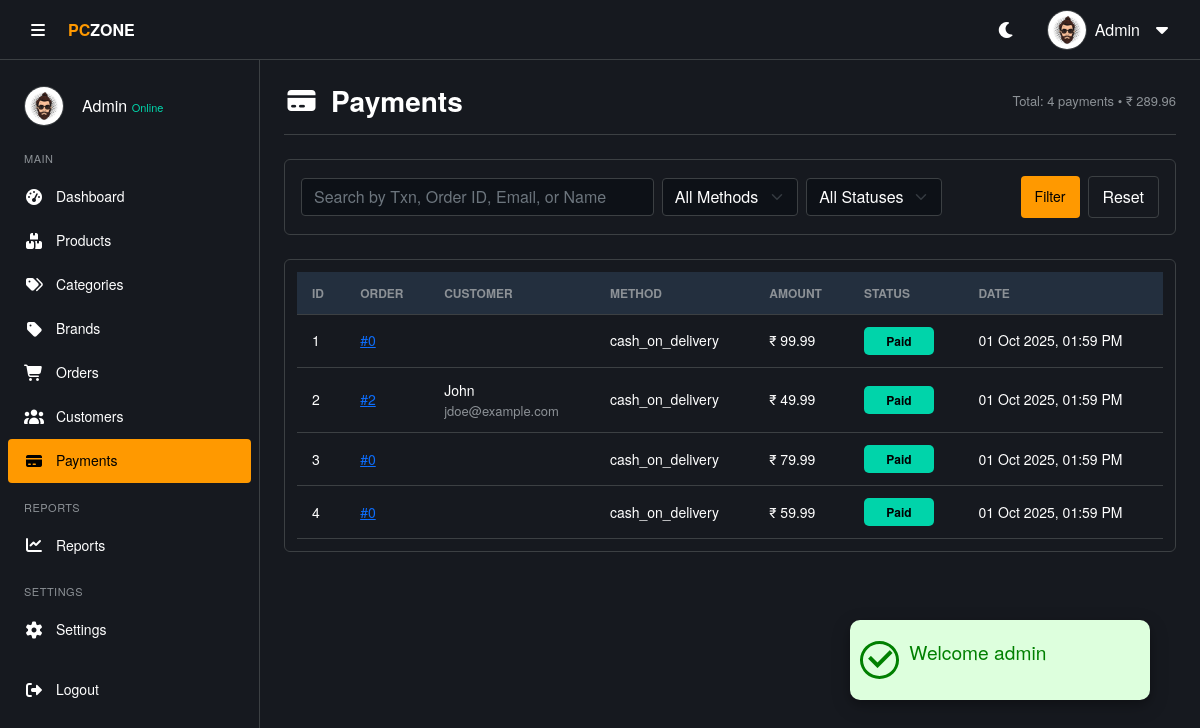
The page /admin/payment.php (signed in) on the database its author committed.
### tables this page shows
CREATE TABLE IF NOT EXISTS payments (
    payment_id INT AUTO_INCREMENT PRIMARY KEY,
    order_id INT NOT NULL,
    payment_method ENUM('cash_on_delivery','credit_card','debit_card','upi') NOT NULL,
    transaction_id VARCHAR(150) DEFAULT NULL,
    amount DECIMAL(10,2) NOT NULL,
    currency VARCHAR(10) DEFAULT 'INR',
    payment_status ENUM('Pending','Paid','Failed','Refunded') DEFAULT 'Pending',
    paid_at DATETIME DEFAULT NULL,
    created_at DATETIME DEFAULT CURRENT_TIMESTAMP,
    FOREIGN KEY (order_id) REFERENCES orders(order_id) ON DELETE CASCADE
);

CREATE TABLE IF NOT EXISTS users (
    user_id INT AUTO_INCREMENT PRIMARY KEY,
    username VARCHAR(150),
    email VARCHAR(100) UNIQUE NOT NULL,
    password VARCHAR(255) NOT NULL,
    date_of_birth DATE DEFAULT NULL,
    gender ENUM('Male','Female','Other') DEFAULT NULL,
    phone VARCHAR(20),
    email_verified BOOLEAN DEFAULT FALSE,
    role ENUM('admin','user') NOT NULL DEFAULT 'user',
    status ENUM('active','inactive') DEFAULT 'active',
    last_login DATETIME DEFAULT NULL,
    created_at TIMESTAMP DEFAULT CURRENT_TIMESTAMP,
    updated_at TIMESTAMP DEFAULT CURRENT_TIMESTAMP ON UPDATE CURRENT_TIMESTAMP
);

### includes/functions.php (called while the page is built, shortened)
<?php
function e($v)
{
  return htmlspecialchars($v ?? '');
}

### admin/payment.php (the view, shortened to what this page needs)
<?php
require('../includes/functions.php');
$q = trim($_GET['q'] ?? '');
$whereConditions = [];
$whereClause = !empty($whereConditions) ? 'WHERE ' . implode(' AND ', $whereConditions) : '';
$totalsQuery = "SELECT COUNT(p.payment_id) AS total_count, COALESCE(SUM(p.amount), 0) AS total_amount
                FROM payments p
                LEFT JOIN orders o ON p.order_id = o.order_id
                LEFT JOIN users u ON o.user_id = u.user_id
                $whereClause";
$totalsResult = $conn->query($totalsQuery);
$totals = $totalsResult->fetch_assoc();
$total_count = (int)$totals['total_count'];
$total_amount = (float)$totals['total_amount'];
$sql = "SELECT p.*, u.username, u.email
        FROM payments p
        LEFT JOIN orders o ON p.order_id = o.order_id
        LEFT JOIN users u ON o.user_id = u.user_id
        $whereClause
        ORDER BY p.created_at DESC";
$result = $conn->query($sql);
$payments = $result->fetch_all(MYSQLI_ASSOC);
?>
<!DOCTYPE html>
<html lang="en">
<head>
  <?php require('./includes/header-link.php') ?>
</head>
<body>
  <?php require('./includes/alert.php');
  include './includes/header.php';
  include './includes/sidebar.php';
  ?>
  <main class="main-content">
    <div class="page-header">
      <h3><i class="fas fa-credit-card"></i> Payments</h3>
      <div class="text-end text-small-muted">
        Total: <?= $total_count ?> payments • ₹ <?= number_format($total_amount, 2) ?>
      </div>
    </div>
    <div class="theme-card p-3 mb-4">
      <form method="get" class="row g-2 align-items-center">
        <div class="col-md-5 col-12">
          <input type="search" name="q" value="<?= e($q) ?>" class="form-control" placeholder="Search by Txn, Order ID, Email, or Name">
        </div>
        <div class="col-md-2 col-6">
          <select name="method" class="form-select">
            <option value="">All Methods</option>
          </select>
        </div>
        <div class="col-md-2 col-6">
          <select name="status" class="form-select">
            <option value="">All Statuses</option>
          </select>
        </div>
        <div class="col-md-3 col-12 d-flex justify-content-end">
          <button class="btn-add" type="submit">Filter</button>
          <a href="payment.php" class="btn-secondary ms-2">Reset</a>
        </div>
      </form>
    </div>
    <div class="table-container">
      <table class="data-table">
        <thead>
          <tr>
            <th>ID</th>
            <th>Order</th>
            <th>Customer</th>
            <th>Method</th>
            <th>Amount</th>
            <th>Status</th>
            <th>Date</th>
          </tr>
        </thead>
        <tbody>
          <?php if (empty($payments)): ?>
            <tr>
              <td colspan="7" class="text-center py-4">No payments found matching your criteria.</td>
            </tr>
            <?php else: foreach ($payments as $p): ?>
              <tr>
                <td><?= (int)$p['payment_id'] ?></td>
                <td><a href="order_view.php?id=<?= (int)$p['order_id'] ?>">#<?= (int)$p['order_id'] ?></a></td>
                <td>
                  <div><?= e($p['username']) ?></div>
                  <div class="text-small-muted"><?= e($p['email']) ?></div>
                </td>
                <td><?= e($p['payment_method']) ?></td>
                <td>₹ <?= number_format((float)$p['amount'], 2) ?></td>
                <td><span class="badge-status <?= strtolower(e($p['payment_status'])) ?>"><?= e($p['payment_status']) ?></span></td>
                <td><?= date('d M Y, h:i A', strtotime($p['paid_at'] ?? $p['created_at'])) ?></td>
              </tr>
          <?php endforeach;
          endif; ?>
        </tbody>
      </table>
    </div>
  </main>
</body>
</html>

### admin/assets/css/style.css (style rules this page uses)
* { margin: 0; padding: 0; box-sizing: border-box; }
body { font-family: "Amazon Ember", "Helvetica Neue", Roboto, Arial, sans-serif; font-size: 16px; line-height: 1.5; background-color: var(--bg-body); color: var(--text-color); transition: background-color 0.3s, color 0.3s; }
:root { --bg-body: #16191f; --bg-section: #16191f; --bg-card: #16191f; --bg-input: #0d1117; --text-color: #ffffff; --text-muted: #8c9196; --border-color: #3c4043; --primary: #ff9900; --primary-hover: #ffad33; --primary-text: #000000; --hover-bg: #2a3139; --table-header: #232f3e; --scroll-track: #16191f; --success: #00d4aa; --danger: #d13212; --warning: #ff9900; --success-bg: rgba(0, 212, 170, 0.1); --danger-bg: rgba(209, 50, 18, 0.1); --warning-bg: rgba(255, 153, 0, 0.1); --transition: all 0.3s ease; }
.main-content { margin-left: 260px; padding: 24px; padding-top: 84px; transition: margin-left 0.3s, width 0.3s; background-color: var(--bg-body); min-height: 100vh; }
.page-header { display: flex; justify-content: space-between; align-items: center; margin-bottom: 24px; padding-bottom: 16px; border-bottom: 1px solid var(--border-color); }
.page-header h2, .page-header h3 { font-size: 1.75rem; font-weight: 600; margin: 0; color: var(--text-color); display: flex; align-items: center; gap: 12px; }
.table-container { width: 100%; max-width: 100%; background-color: var(--bg-section); border: 1px solid var(--border-color); border-radius: 6px; overflow-x: auto; padding: 12px; }
.data-table, .product-table { width: 100%; border-collapse: collapse; font-size: 14px; color: var(--text-color); }
.data-table { width: 100%; border-collapse: collapse; font-size: 14px; }
.data-table th, .data-table td { padding: 12px 15px; text-align: left; border-bottom: 1px solid var(--border-color); color: var(--text-color); vertical-align: middle; }
.data-table th { background-color: var(--table-header); color: var(--text-muted); font-weight: 600; font-size: 12px; text-transform: uppercase; }
.search-input, .status-select, .form-control, .form-select { background-color: var(--bg-input); color: var(--text-color); border: 1px solid var(--border-color); border-radius: 4px; padding: 6px 12px; transition: var(--transition); }
.btn-add, .btn-success { background-color: var(--primary); color: var(--primary-text); border: none; border-radius: 4px; padding: 8px 14px; font-weight: 500; font-size: 14px; text-decoration: none; display: inline-flex; align-items: center; gap: 8px; cursor: pointer; }
.btn-secondary { background: transparent; color: var(--text-color); border: 1px solid var(--border-color); padding: 8px 14px; border-radius: 4px; text-decoration: none; }
.badge-status { padding: 5px 10px; border-radius: 5px; font-size: 12px; font-weight: 600; text-align: center; display: inline-block; min-width: 70px; }
.badge-status.completed, .badge-status.paid, .badge-status.active { background-color: var(--success); color: var(--primary-text); }
.theme-card { background-color: var(--bg-card); border: 1px solid var(--border-color); color: var(--text-color); border-radius: 6px; box-shadow: none; }
.text-small-muted { color: var(--text-muted); font-size: 13px; }
.popup > .icon > i { font-size: 2rem; border-radius: 50%; margin: 0 10px; font-weight: 700; }
.popup-success > .icon > i { background-color: #ddffdd; color: green; border: 3px solid green; border-radius: 50%; }

### rows shown on the page
payments: payment_id "1", order "0", payment_method "cash_on_delivery", amount "99.99", payment_status "Paid", paid_at "01 Oct 2025, 01:59 PM"
payments: payment_id "2", order "2", users.username "John", users.email "jdoe@example.com", payment_method "cash_on_delivery", amount "49.99", payment_status "Paid", paid_at "01 Oct 2025, 01:59 PM"
payments: payment_id "3", order "0", payment_method "cash_on_delivery", amount "79.99", payment_status "Paid", paid_at "01 Oct 2025, 01:59 PM"
payments: payment_id "4", order "0", payment_method "cash_on_delivery", amount "59.99", payment_status "Paid", paid_at "01 Oct 2025, 01:59 PM"

### other values the page prints
$_SESSION['message']['title'] "Welcome admin"
$userName "Admin"
$_SESSION['full_name'] "Admin"
$total_count "4"
$total_amount "289.96"
